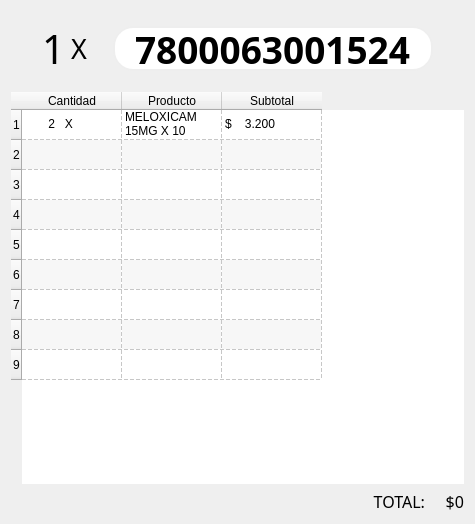
<?xml version="1.0" encoding="UTF-8"?>
<ui version="4.0">
 <class>Dialog</class>
 <widget class="QDialog" name="Dialog">
  <property name="geometry">
   <rect>
    <x>0</x>
    <y>0</y>
    <width>475</width>
    <height>524</height>
   </rect>
  </property>
  <property name="windowTitle">
   <string>Dialog</string>
  </property>
  <layout class="QVBoxLayout" name="verticalLayout">
   <item>
    <layout class="QHBoxLayout" name="horizontalLayout_3">
     <property name="leftMargin">
      <number>10</number>
     </property>
     <property name="topMargin">
      <number>10</number>
     </property>
     <property name="rightMargin">
      <number>10</number>
     </property>
     <property name="bottomMargin">
      <number>10</number>
     </property>
     <item>
      <spacer name="horizontalSpacer">
       <property name="orientation">
        <enum>Qt::Horizontal</enum>
       </property>
       <property name="sizeHint" stdset="0">
        <size>
         <width>40</width>
         <height>20</height>
        </size>
       </property>
      </spacer>
     </item>
     <item>
      <widget class="QLabel" name="label_3">
       <property name="font">
        <font>
         <family>Arial Black</family>
         <pointsize>30</pointsize>
         <weight>50</weight>
         <bold>false</bold>
         <kerning>true</kerning>
        </font>
       </property>
       <property name="text">
        <string>1</string>
       </property>
       <property name="scaledContents">
        <bool>false</bool>
       </property>
       <property name="alignment">
        <set>Qt::AlignCenter</set>
       </property>
      </widget>
     </item>
     <item>
      <widget class="QLabel" name="label_4">
       <property name="font">
        <font>
         <family>Arial Black</family>
         <pointsize>20</pointsize>
        </font>
       </property>
       <property name="text">
        <string>X</string>
       </property>
       <property name="textFormat">
        <enum>Qt::PlainText</enum>
       </property>
       <property name="alignment">
        <set>Qt::AlignCenter</set>
       </property>
      </widget>
     </item>
     <item>
      <spacer name="horizontalSpacer_2">
       <property name="orientation">
        <enum>Qt::Horizontal</enum>
       </property>
       <property name="sizeHint" stdset="0">
        <size>
         <width>40</width>
         <height>20</height>
        </size>
       </property>
      </spacer>
     </item>
     <item>
      <widget class="QLineEdit" name="lineEdit_2">
       <property name="sizePolicy">
        <sizepolicy hsizetype="Preferred" vsizetype="Preferred">
         <horstretch>0</horstretch>
         <verstretch>0</verstretch>
        </sizepolicy>
       </property>
       <property name="minimumSize">
        <size>
         <width>320</width>
         <height>0</height>
        </size>
       </property>
       <property name="maximumSize">
        <size>
         <width>320</width>
         <height>45</height>
        </size>
       </property>
       <property name="font">
        <font>
         <family>Roboto Mono for Powerline</family>
         <pointsize>28</pointsize>
         <weight>75</weight>
         <bold>true</bold>
        </font>
       </property>
       <property name="styleSheet">
        <string notr="true">border: 2px solid #EEE;
border-radius: 20px;</string>
       </property>
       <property name="text">
        <string>7800063001524</string>
       </property>
       <property name="maxLength">
        <number>16</number>
       </property>
       <property name="frame">
        <bool>true</bool>
       </property>
       <property name="alignment">
        <set>Qt::AlignCenter</set>
       </property>
      </widget>
     </item>
     <item>
      <spacer name="horizontalSpacer_3">
       <property name="orientation">
        <enum>Qt::Horizontal</enum>
       </property>
       <property name="sizeHint" stdset="0">
        <size>
         <width>40</width>
         <height>20</height>
        </size>
       </property>
      </spacer>
     </item>
    </layout>
   </item>
   <item>
    <widget class="QTableWidget" name="tableWidget">
     <property name="frameShape">
      <enum>QFrame::NoFrame</enum>
     </property>
     <property name="frameShadow">
      <enum>QFrame::Plain</enum>
     </property>
     <property name="lineWidth">
      <number>0</number>
     </property>
     <property name="sizeAdjustPolicy">
      <enum>QAbstractScrollArea::AdjustIgnored</enum>
     </property>
     <property name="editTriggers">
      <set>QAbstractItemView::NoEditTriggers</set>
     </property>
     <property name="dragDropOverwriteMode">
      <bool>false</bool>
     </property>
     <property name="alternatingRowColors">
      <bool>true</bool>
     </property>
     <property name="selectionMode">
      <enum>QAbstractItemView::SingleSelection</enum>
     </property>
     <property name="selectionBehavior">
      <enum>QAbstractItemView::SelectRows</enum>
     </property>
     <property name="textElideMode">
      <enum>Qt::ElideNone</enum>
     </property>
     <property name="verticalScrollMode">
      <enum>QAbstractItemView::ScrollPerPixel</enum>
     </property>
     <property name="horizontalScrollMode">
      <enum>QAbstractItemView::ScrollPerPixel</enum>
     </property>
     <property name="gridStyle">
      <enum>Qt::DashLine</enum>
     </property>
     <property name="sortingEnabled">
      <bool>true</bool>
     </property>
     <property name="rowCount">
      <number>9</number>
     </property>
     <attribute name="horizontalHeaderVisible">
      <bool>true</bool>
     </attribute>
     <attribute name="horizontalHeaderCascadingSectionResizes">
      <bool>true</bool>
     </attribute>
     <attribute name="horizontalHeaderMinimumSectionSize">
      <number>88</number>
     </attribute>
     <attribute name="horizontalHeaderHighlightSections">
      <bool>false</bool>
     </attribute>
     <attribute name="verticalHeaderHighlightSections">
      <bool>false</bool>
     </attribute>
     <attribute name="verticalHeaderShowSortIndicator" stdset="0">
      <bool>false</bool>
     </attribute>
     <row>
      <property name="text">
       <string>1</string>
      </property>
     </row>
     <row/>
     <row/>
     <row/>
     <row/>
     <row/>
     <row/>
     <row/>
     <row/>
     <column>
      <property name="text">
       <string>Cantidad</string>
      </property>
     </column>
     <column>
      <property name="text">
       <string>Producto</string>
      </property>
     </column>
     <column>
      <property name="text">
       <string>Subtotal</string>
      </property>
     </column>
     <item row="0" column="0">
      <property name="text">
       <string>       2   X</string>
      </property>
     </item>
     <item row="0" column="1">
      <property name="text">
       <string>MELOXICAM 15MG X 10 COM
$  1.600</string>
      </property>
     </item>
     <item row="0" column="2">
      <property name="text">
       <string>$    3.200</string>
      </property>
     </item>
    </widget>
   </item>
   <item>
    <widget class="QLabel" name="label_5">
     <property name="font">
      <font>
       <family>Roboto Mono for Powerline</family>
       <pointsize>12</pointsize>
      </font>
     </property>
     <property name="frameShape">
      <enum>QFrame::NoFrame</enum>
     </property>
     <property name="lineWidth">
      <number>0</number>
     </property>
     <property name="text">
      <string>TOTAL:     $0</string>
     </property>
     <property name="alignment">
      <set>Qt::AlignRight|Qt::AlignTrailing|Qt::AlignVCenter</set>
     </property>
     <property name="textInteractionFlags">
      <set>Qt::NoTextInteraction</set>
     </property>
    </widget>
   </item>
  </layout>
 </widget>
 <resources/>
 <connections/>
</ui>
